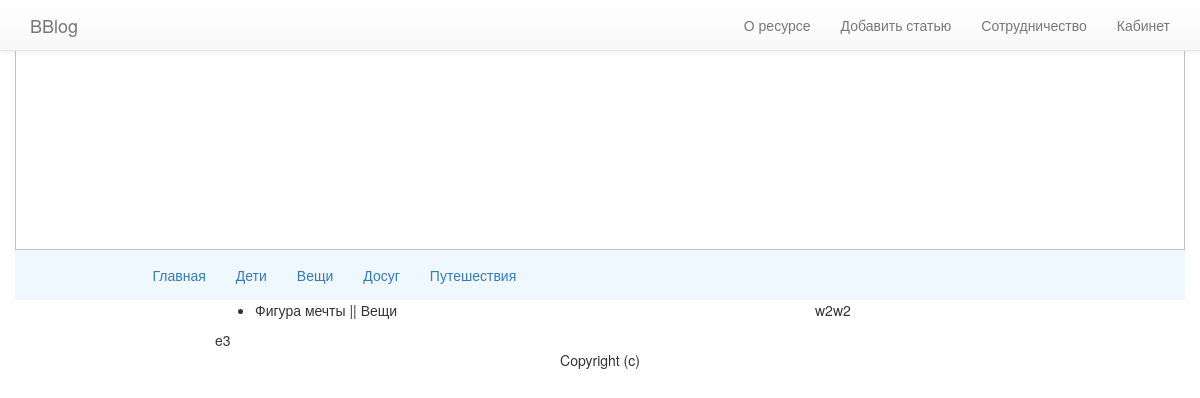
The page /things/ on the database as committed earlier.
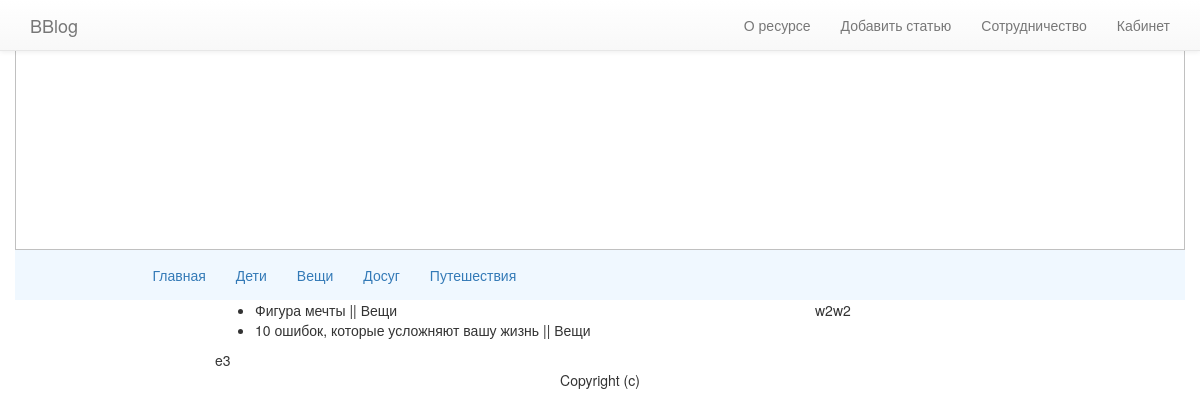
The same page on the database as committed later.
### news/models.py (models this page shows, shortened)
class SingleNews(models.Model):
    user = models.ForeignKey(settings.AUTH_USER_MODEL, blank=True, null=True)
    title = models.CharField(max_length=120, blank=False)
    previewText = models.TextField(max_length=260, blank=True)
    fullText = models.TextField()
    publish = models.DateField(auto_now=False, auto_now_add=False)
    updated = models.DateTimeField(auto_now=True, auto_now_add=False)
    timestamp = models.DateTimeField(auto_now=False, auto_now_add=True)
    slug = models.SlugField(unique=True)
    image = models.ImageField(upload_to=upload_location,
                              null=True, blank=True,
                              height_field='height_field',
                              width_field='width_field')
    height_field = models.IntegerField(default=0)
    width_field = models.IntegerField(default=0)
    CH = u'Дети'
    TH = u'Вещи'
    DS = u'Досуг'
    TR = u'Путешествия'
    CATEGORY_CHOICES = (
        (CH, u'Дети'),
        (TH, u'Вещи'),
        (DS, u'Досуг'),
        (TR, u'Путешествия'),
    )
    category = models.CharField(max_length=40, choices=CATEGORY_CHOICES, default=CH)
    objects = PostManager()

### news/views.py (the view)
# urls.py: url(r'^things/$', ThingsListView.as_view()),
class ThingsListView(ListView):
    queryset = SingleNews.objects.all().filter(category__iexact=u"Вещи")
    template_name = 'things.html'

### templates/things.html
{% extends "base.html" %}
{% block content %}
    <ul>
        {% for obj in object_list %}
            <li>{{ obj.title }} || {{ obj.category }}</li>
        {% endfor %}
    </ul>
{% endblock content %}

Rows that differ between the two databases and show on the page:
added SingleNews: title "10 ошибок, которые усложняют вашу жизнь", category "Вещи"
